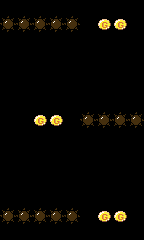

This is a level from a 2D game, rendered from its Tiled map with the project's own tilesets. A one-line summary and the complete map file follow:
An orthogonal 9x15 tile map with 16x16 px tiles, 1 tile layer (map).

<map version="1.0" orientation="orthogonal" renderorder="right-down" width="9" height="15" tilewidth="16" tileheight="16" nextobjectid="1">
 <tileset firstgid="1" name="tileset" tilewidth="16" tileheight="16" tilecount="64" columns="8">
  <image source="tileset.png" width="128" height="128" />
 </tileset>
 <layer name="map" width="9" height="15">
  <data encoding="csv">
0,0,0,0,0,0,0,0,0,
1,1,1,1,1,0,25,25,0,
0,0,0,0,0,0,0,0,0,
0,0,0,0,0,0,0,0,0,
0,0,0,0,0,0,0,0,0,
0,0,0,0,0,0,0,0,0,
0,0,0,0,0,0,0,0,0,
0,0,25,25,0,1,1,1,1,
0,0,0,0,0,0,0,0,0,
0,0,0,0,0,0,0,0,0,
0,0,0,0,0,0,0,0,0,
0,0,0,0,0,0,0,0,0,
0,0,0,0,0,0,0,0,0,
1,1,1,1,1,0,25,25,0,
0,0,0,0,0,0,0,0,0
</data>
 </layer>
</map>
